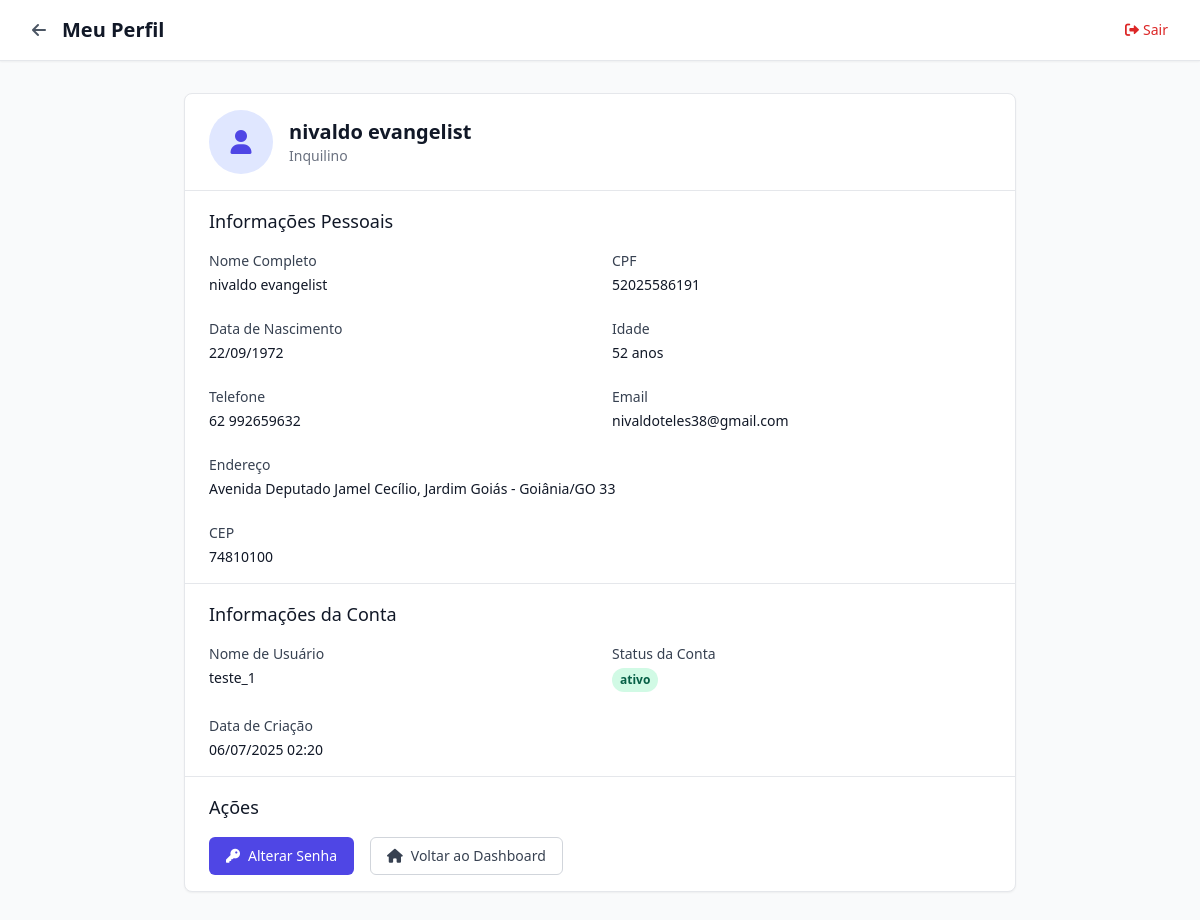
Page /inquilino/perfil (signed in) on the committed database.
### app/models.py (models this page shows, shortened)
class Inquilino(db.Model):
    id = db.Column(db.Integer, primary_key=True)
    nome = db.Column(db.String(120), nullable=False)
    cpf = db.Column(db.String(14), unique=True, nullable=False)
    data_nascimento = db.Column(db.Date, nullable=False)
    idade = db.Column(db.Integer, nullable=True)  # Calculada automaticamente
    endereco = db.Column(db.String(200), nullable=False)
    cep = db.Column(db.String(9), nullable=False)
    telefone = db.Column(db.String(20), nullable=False)
    email = db.Column(db.String(120), nullable=True)
    unidade_id = db.Column(db.Integer, db.ForeignKey('unidade.id'), nullable=False)
    username = db.Column(db.String(50), unique=True, nullable=True)
    password_hash = db.Column(db.String(255), nullable=True)
    data_criacao_login = db.Column(db.DateTime, nullable=True)
    status_login = db.Column(db.String(20), nullable=False, default='inativo')  # inativo, ativo, bloqueado
    contratos = db.relationship('Contrato', backref='inquilino', lazy=True)

### app/routes.py (the view)
@app.route('/inquilino/perfil')
def inquilino_perfil():
    if 'inquilino_id' not in session:
        return redirect(url_for('inquilino_login'))
    inquilino_id = session['inquilino_id']
    inquilino = Inquilino.query.get(inquilino_id)
    if not inquilino:
        session.clear()
        return redirect(url_for('inquilino_login'))
    return render_template('inquilino/perfil.html', inquilino=inquilino)

### app/templates/inquilino/perfil.html (shortened to what this page needs)
<!DOCTYPE html>
<html lang="pt-BR">
<head>
    <link href="https://cdn.jsdelivr.net/npm/tailwindcss@2.2.19/dist/tailwind.min.css" rel="stylesheet">
    <link href="https://cdnjs.cloudflare.com/ajax/libs/font-awesome/6.0.0/css/all.min.css" rel="stylesheet">
</head>
<body class="bg-gray-50">
    <header class="bg-white shadow-sm border-b">
        <div class="max-w-7xl mx-auto px-4 sm:px-6 lg:px-8">
            <div class="flex justify-between items-center py-4">
                <div class="flex items-center">
                    <a href="{{ url_for('inquilino_dashboard') }}" class="text-gray-600 hover:text-gray-900 mr-4">
                        <i class="fas fa-arrow-left"></i>
                    </a>
                    <h1 class="text-xl font-semibold text-gray-900">Meu Perfil</h1>
                </div>
                <a href="{{ url_for('inquilino_logout') }}"
                   class="text-sm text-red-600 hover:text-red-800 transition duration-200">
                    <i class="fas fa-sign-out-alt mr-1"></i>Sair
                </a>
            </div>
        </div>
    </header>
    <main class="max-w-4xl mx-auto px-4 sm:px-6 lg:px-8 py-8">
        <div class="bg-white rounded-lg shadow-sm border">
            <div class="px-6 py-4 border-b border-gray-200">
                <div class="flex items-center">
                    <div class="h-16 w-16 bg-indigo-100 rounded-full flex items-center justify-center">
                        <i class="fas fa-user text-indigo-600 text-2xl"></i>
                    </div>
                    <div class="ml-4">
                        <h2 class="text-xl font-semibold text-gray-900">{{ inquilino.nome }}</h2>
                        <p class="text-sm text-gray-500">Inquilino</p>
                    </div>
                </div>
            </div>
            <div class="px-6 py-4">
                <h3 class="text-lg font-medium text-gray-900 mb-4">Informações Pessoais</h3>
                <div class="grid grid-cols-1 md:grid-cols-2 gap-6">
                    <div>
                        <label class="block text-sm font-medium text-gray-700">Nome Completo</label>
                        <p class="mt-1 text-sm text-gray-900">{{ inquilino.nome }}</p>
                    </div>
                    <div>
                        <label class="block text-sm font-medium text-gray-700">CPF</label>
                        <p class="mt-1 text-sm text-gray-900">{{ inquilino.cpf }}</p>
                    </div>
                    <div>
                        <label class="block text-sm font-medium text-gray-700">Data de Nascimento</label>
                        <p class="mt-1 text-sm text-gray-900">{{ inquilino.data_nascimento.strftime('%d/%m/%Y') }}</p>
                    </div>
                    <div>
                        <label class="block text-sm font-medium text-gray-700">Idade</label>
                        <p class="mt-1 text-sm text-gray-900">{{ inquilino.idade }} anos</p>
                    </div>
                    <div>
                        <label class="block text-sm font-medium text-gray-700">Telefone</label>
                        <p class="mt-1 text-sm text-gray-900">{{ inquilino.telefone }}</p>
                    </div>
                    <div>
                        <label class="block text-sm font-medium text-gray-700">Email</label>
                        <p class="mt-1 text-sm text-gray-900">{{ inquilino.email }}</p>
                    </div>
                    <div class="md:col-span-2">
                        <label class="block text-sm font-medium text-gray-700">Endereço</label>
                        <p class="mt-1 text-sm text-gray-900">{{ inquilino.endereco }}</p>
                    </div>
                    <div>
                        <label class="block text-sm font-medium text-gray-700">CEP</label>
                        <p class="mt-1 text-sm text-gray-900">{{ inquilino.cep }}</p>
                    </div>
                </div>
            </div>
            <div class="px-6 py-4 border-t border-gray-200">
                <h3 class="text-lg font-medium text-gray-900 mb-4">Informações da Conta</h3>
                <div class="grid grid-cols-1 md:grid-cols-2 gap-6">
                    <div>
                        <label class="block text-sm font-medium text-gray-700">Nome de Usuário</label>
                        <p class="mt-1 text-sm text-gray-900">{{ inquilino.username or 'Não definido' }}</p>
                    </div>
                    <div>
                        <label class="block text-sm font-medium text-gray-700">Status da Conta</label>
                        <span class="mt-1 inline-flex px-2 py-1 text-xs font-semibold rounded-full
                            {% if inquilino.status_login == 'ativo' %}bg-green-100 text-green-800
                            {% else %}bg-red-100 text-red-800{% endif %}">
                            {{ inquilino.status_login or 'Inativo' }}
                        </span>
                    </div>
                    {% if inquilino.data_criacao_login %}
                    <div>
                        <label class="block text-sm font-medium text-gray-700">Data de Criação</label>
                        <p class="mt-1 text-sm text-gray-900">{{ inquilino.data_criacao_login.strftime('%d/%m/%Y %H:%M') }}</p>
                    </div>
                    {% endif %}
                </div>
            </div>
            <div class="px-6 py-4 border-t border-gray-200">
                <h3 class="text-lg font-medium text-gray-900 mb-4">Ações</h3>
                <div class="flex flex-wrap gap-4">
                    <a href="{{ url_for('inquilino_alterar_senha') }}"
                       class="inline-flex items-center px-4 py-2 border border-transparent text-sm font-medium rounded-md text-white bg-indigo-600 hover:bg-indigo-700 focus:outline-none focus:ring-2 focus:ring-offset-2 focus:ring-indigo-500 transition duration-200">
                        <i class="fas fa-key mr-2"></i>
                        Alterar Senha
                    </a>
                    <a href="{{ url_for('inquilino_dashboard') }}"
                       class="inline-flex items-center px-4 py-2 border border-gray-300 text-sm font-medium rounded-md text-gray-700 bg-white hover:bg-gray-50 focus:outline-none focus:ring-2 focus:ring-offset-2 focus:ring-indigo-500 transition duration-200">
                        <i class="fas fa-home mr-2"></i>
                        Voltar ao Dashboard
                    </a>
                </div>
            </div>
        </div>
    </main>
</body>
</html>

### rows in the picture
Inquilino: nome "nivaldo evangelist", cpf "52025586191", data_nascimento "22/09/1972", idade "52", telefone "62 992659632", email "nivaldoteles38@gmail.com", endereco "Avenida Deputado Jamel Cecílio, Jardim Goiás - Goiânia/GO 33", cep "74810100", username "teste_1", status_login "ativo", data_criacao_login "06/07/2025 02:20"
